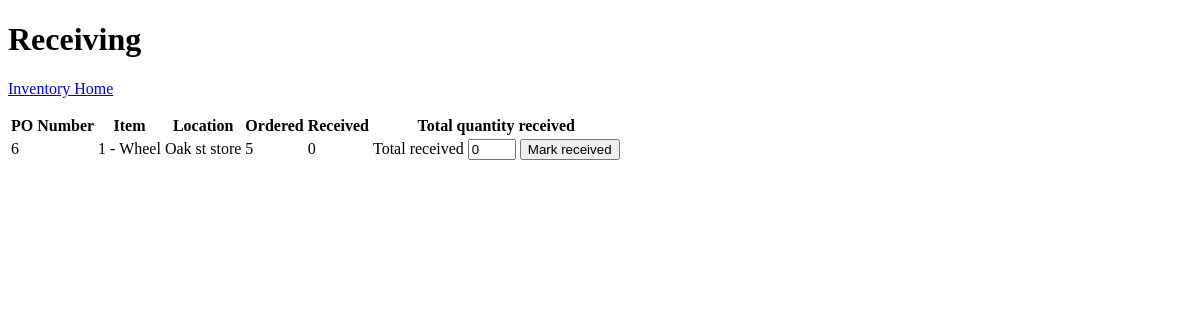
The app's page /inventory/receiving/, older data.
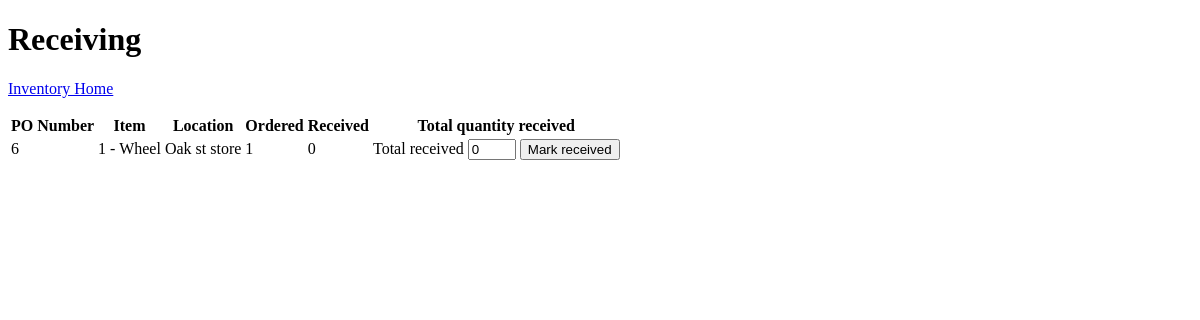
The same page, newer data.
### inventory/models.py (models this page shows, shortened)
class Purchase_Order_Data(models.Model):
    id = models.IntegerField(primary_key=True,auto_created=True)
    item_id = models.ForeignKey(Item, on_delete=models.CASCADE)
    location_id = models.ForeignKey(Location, on_delete=models.CASCADE)
    po_num = models.ForeignKey('Purchase_Order', on_delete=models.CASCADE)
    quantity_ordered = models.IntegerField()
    quantity_received = models.IntegerField(default=0)
    item_cost = models.DecimalField(max_digits=10, decimal_places=2)

class Purchase_Order(models.Model):
    class Status(models.TextChoices):
        UNPOSTED = 'UPST', ('Unposted')
        OPEN = 'OPEN', ('Open')
        COMPLETE = 'CMPL', ('Complete')
    po_num = models.IntegerField(primary_key=True)
    order_date = models.DateField(null=True, blank=True)
    status = models.TextField(choices=Status.choices, default='Unposted', max_length=10)

class Item(models.Model):
    id = models.IntegerField(primary_key=True,auto_created=True)
    name = models.CharField(max_length=100)
    description = models.TextField()
    price = models.DecimalField(max_digits=10, decimal_places=2)
    last_cost = models.DecimalField(max_digits=10, decimal_places=2)

class Location(models.Model):
    id = models.IntegerField(primary_key=True)
    name = models.CharField(max_length=100)
    address = models.CharField(max_length=200)

### inventory/views.py (the view, shortened to what this page needs)
# urls.py: path('inventory/receiving/', views.receiving, name="receiving"),
def receiving(request):
    entries = Purchase_Order_Data.objects.filter(
        quantity_received__lt=F('quantity_ordered')
    ).select_related('item_id', 'location_id', 'po_num')
    return render(request, 'inventory/receiving.html', {'entries': entries})

### inventory/templates/inventory/receiving.html (shortened to what this page needs)
<!DOCTYPE html>
<html lang="en">
<head>
</head>
<body>
	<header>
		<h1>Receiving</h1>
	</header>
	<p><a href="{% url 'inventory_homepage' %}">Inventory Home</a></p>
	{% if entries %}
	<table>
		<thead>
			<tr>
				<th>PO Number</th>
				<th>Item</th>
				<th>Location</th>
				<th>Ordered</th>
				<th>Received</th>
				<th>Total quantity received</th>
			</tr>
		</thead>
		<tbody>
		{% for entry in entries %}
			<tr>
				<td>{{ entry.po_num.po_num }}</td>
				<td>{{ entry.item_id.id }} - {{ entry.item_id.name }}</td>
				<td>{{ entry.location_id.name }}</td>
				<td>{{ entry.quantity_ordered }}</td>
				<td>{{ entry.quantity_received }}</td>
				<td>
					<form method="post">
						<label for="received-{{ entry.id }}">Total received</label>
						<input id="received-{{ entry.id }}" type="number" name="quantity_received"
							min="{{ entry.quantity_received }}" max="{{ entry.quantity_ordered }}"
							value="{{ entry.quantity_received }}" required>
						<button type="submit">Mark received</button>
					</form>
				</td>
			</tr>
		{% endfor %}
		</tbody>
	</table>
	{% else %}
		<p>No items are waiting to be received.</p>
	{% endif %}
</body>
</html>

Row changes from the older to the newer data that the page shows:
changed Purchase_Order_Data "Wheel": quantity_ordered "5" → "1"
